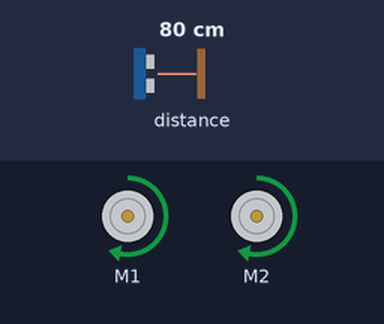
A program run on a simulated BBC micro:bit (MakeCode). Parts: 2 × DC motor (green arrow = forward, orange = backward, longer = faster). Inputs (shaded band) come from the test bench; at power-on: distance to the obstacle 80 cm.

Above: at 0.1 s.
Timing chart, 0 to 1.6 s (numbered marks = the images above):
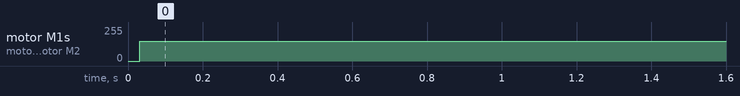

Measured:
- by itself, motor M1, motor M2: stopped → forward 150/255 at 0.03 s

The program:

main.ts
```typescript
let para_girar_a_la_izquierda = 0
basic.forever(function () {
    if (maqueen.Ultrasonic(PingUnit.Centimeters) < 5) {
        para_girar_a_la_izquierda += 1
        while (maqueen.Ultrasonic(PingUnit.Centimeters) > 5) {
            maqueen.motorStop(maqueen.Motors.M1)
            maqueen.motorRun(maqueen.Motors.M1, maqueen.Dir.CW, 70)
        }
    }
})
basic.forever(function () {
    if (maqueen.Ultrasonic(PingUnit.Centimeters) > 5) {
        maqueen.motorRun(maqueen.Motors.All, maqueen.Dir.CW, 150)
    }
})
basic.forever(function () {
    if (para_girar_a_la_izquierda == 4) {

    }
})
```

test.ts
```typescript
// aquí va el archivo "tests"; esto no se compilará cuando este paquete se utilice como una extensión.
```
